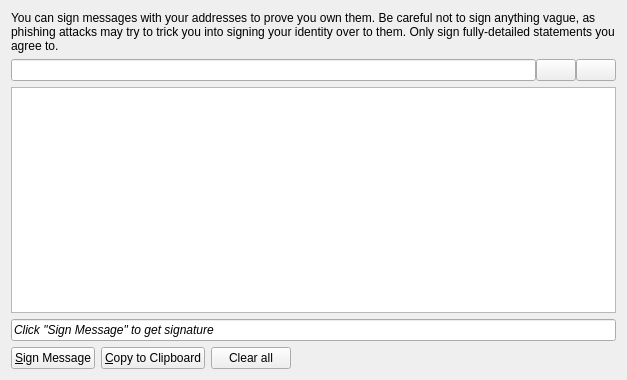
<?xml version="1.0" encoding="UTF-8"?>
<ui version="4.0">
 <class>MessagePage</class>
 <widget class="QWidget" name="MessagePage">
  <property name="geometry">
   <rect>
    <x>0</x>
    <y>0</y>
    <width>627</width>
    <height>380</height>
   </rect>
  </property>
  <property name="windowTitle">
   <string>Message</string>
  </property>
  <layout class="QVBoxLayout" name="verticalLayout">
   <item>
    <widget class="QLabel" name="labelExplanation">
     <property name="text">
      <string>You can sign messages with your addresses to prove you own them. Be careful not to sign anything vague, as phishing attacks may try to trick you into signing your identity over to them. Only sign fully-detailed statements you agree to.</string>
     </property>
     <property name="textFormat">
      <enum>Qt::AutoText</enum>
     </property>
     <property name="wordWrap">
      <bool>true</bool>
     </property>
    </widget>
   </item>
   <item>
    <layout class="QHBoxLayout" name="horizontalLayout_3">
     <property name="spacing">
      <number>0</number>
     </property>
     <item>
      <widget class="QValidatedLineEdit" name="signFrom">
       <property name="toolTip">
        <string>The address to sign the message with  (e.g. 1NS17iag9jJgTHD1VXjvLCEnZuQ3rJDE9L)</string>
       </property>
       <property name="maxLength">
        <number>34</number>
       </property>
      </widget>
     </item>
     <item>
      <widget class="QPushButton" name="addressBookButton">
       <property name="toolTip">
        <string>Choose adress from address book</string>
       </property>
       <property name="text">
        <string/>
       </property>
       <property name="icon">
        <iconset resource="../bitcoin.qrc">
         <normaloff>:/icons/address-book</normaloff>:/icons/address-book</iconset>
       </property>
       <property name="shortcut">
        <string>Alt+A</string>
       </property>
       <property name="autoDefault">
        <bool>false</bool>
       </property>
       <property name="flat">
        <bool>false</bool>
       </property>
      </widget>
     </item>
     <item>
      <widget class="QPushButton" name="pasteButton">
       <property name="toolTip">
        <string>Paste address from clipboard</string>
       </property>
       <property name="text">
        <string/>
       </property>
       <property name="icon">
        <iconset resource="../bitcoin.qrc">
         <normaloff>:/icons/editpaste</normaloff>:/icons/editpaste</iconset>
       </property>
       <property name="shortcut">
        <string>Alt+P</string>
       </property>
       <property name="autoDefault">
        <bool>false</bool>
       </property>
      </widget>
     </item>
    </layout>
   </item>
   <item>
    <widget class="QPlainTextEdit" name="message">
     <property name="toolTip">
      <string>Enter the message you want to sign here</string>
     </property>
    </widget>
   </item>
   <item>
    <widget class="QLineEdit" name="signature">
     <property name="font">
      <font>
       <italic>true</italic>
      </font>
     </property>
     <property name="text">
      <string>Click &quot;Sign Message&quot; to get signature</string>
     </property>
     <property name="readOnly">
      <bool>true</bool>
     </property>
    </widget>
   </item>
   <item>
    <layout class="QHBoxLayout" name="horizontalLayout">
     <item>
      <widget class="QPushButton" name="signMessage">
       <property name="toolTip">
        <string>Sign a message to prove you own this address</string>
       </property>
       <property name="text">
        <string>&amp;Sign Message</string>
       </property>
       <property name="icon">
        <iconset resource="../bitcoin.qrc">
         <normaloff>:/icons/edit</normaloff>:/icons/edit</iconset>
       </property>
      </widget>
     </item>
     <item>
      <widget class="QPushButton" name="copyToClipboard">
       <property name="toolTip">
        <string>Copy the current signature to the system clipboard</string>
       </property>
       <property name="text">
        <string>&amp;Copy to Clipboard</string>
       </property>
       <property name="icon">
        <iconset resource="../bitcoin.qrc">
         <normaloff>:/icons/editcopy</normaloff>:/icons/editcopy</iconset>
       </property>
      </widget>
     </item>
     <item>
      <widget class="QPushButton" name="clearButton">
       <property name="toolTip">
        <string>Reset all sign message fields</string>
       </property>
       <property name="text">
        <string>Clear all</string>
       </property>
       <property name="icon">
        <iconset resource="../bitcoin.qrc">
         <normaloff>:/icons/remove</normaloff>:/icons/remove</iconset>
       </property>
      </widget>
     </item>
     <item>
      <spacer name="horizontalSpacer">
       <property name="orientation">
        <enum>Qt::Horizontal</enum>
       </property>
       <property name="sizeHint" stdset="0">
        <size>
         <width>40</width>
         <height>20</height>
        </size>
       </property>
      </spacer>
     </item>
    </layout>
   </item>
  </layout>
 </widget>
 <customwidgets>
  <customwidget>
   <class>QValidatedLineEdit</class>
   <extends>QLineEdit</extends>
   <header>qvalidatedlineedit.h</header>
  </customwidget>
 </customwidgets>
 <resources>
  <include location="../bitcoin.qrc"/>
 </resources>
 <connections/>
</ui>
